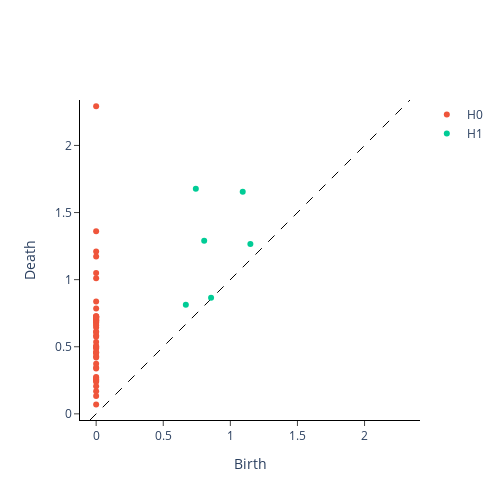
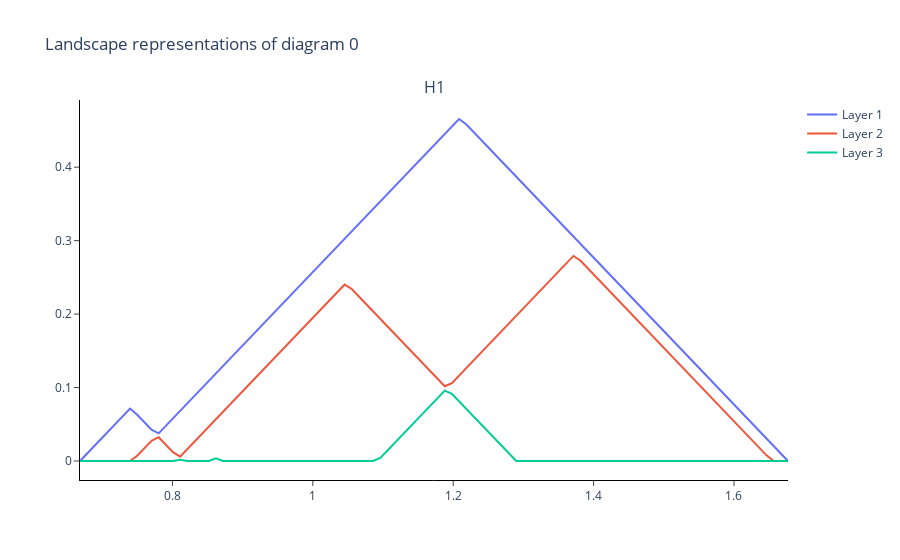

Notebook source saved alongside these figures, in order:
### Code cell
print('Peak')
index = 485 - 50
pointcloud = X_sw[index]

sns.scatterplot(pointcloud[:,0], pointcloud[:,1])
plt.annotate('Correlation = ' + str(round(np.corrcoef(X_sw[index][:,0], X_sw[index][:,1])[0,1], 2)), 
        xy=(-2, 3),
        xycoords= 'data',
        arrowprops=dict(facecolor= 'black'
                        , shrink=0.1
                       ),
        horizontalalignment='right',
        verticalalignment= 'top',
        size = 12)
plt.annotate('Variability = ' + str(round((np.var(X_sw[index][:,0]) + np.var(X_sw[index][:,1])) / 2, 2)), 
        xy=(-2, 2),
        xycoords= 'data',
        arrowprops=dict(facecolor= 'black'
                        , shrink=0.1
                       ),
        horizontalalignment='right',
        verticalalignment= 'top',
        size = 12)
plt.title('Point Cloud at Peak')
plt.show()

from gtda.homology import VietorisRipsPersistence
from plotly.subplots import make_subplots


fig = make_subplots(rows=1, cols=2)
vrp = VietorisRipsPersistence()
vrp.fit_transform_plot(pointcloud.reshape(1, *pointcloud.shape), plotly_params = dict(row=1, col=2))



layers = 3
pl = PersistenceLandscape(layers)
persistencediagram = vrp.fit_transform(pointcloud.reshape(1, *pointcloud.shape))
landscapedata = pl.fit_transform(persistencediagram)
pl.plot(landscapedata, 
        homology_dimensions = [1], 
        plotly_params = dict(row=2, col=2))
